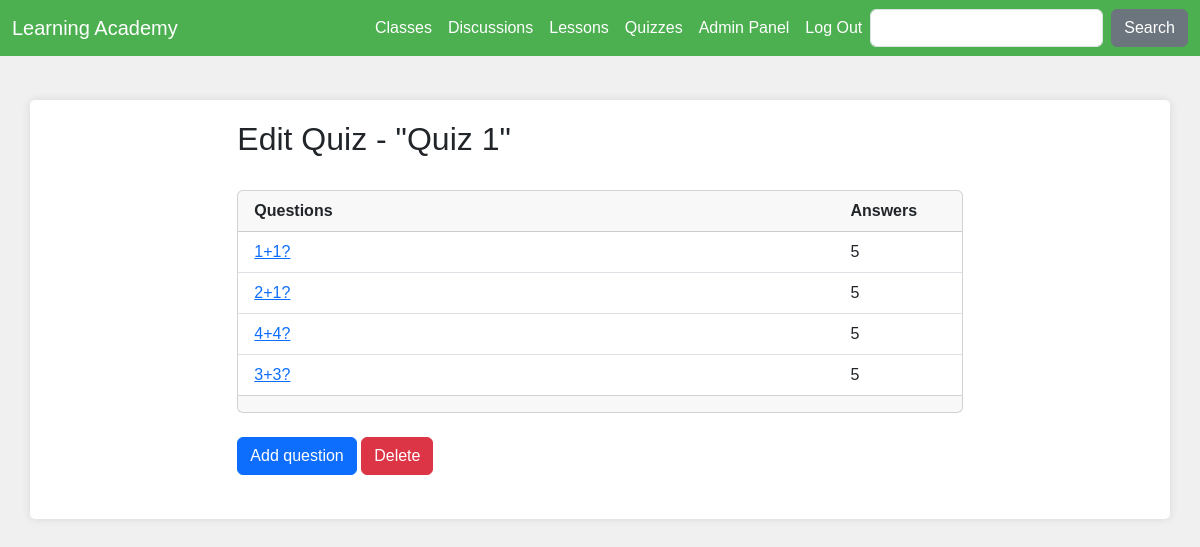
The app's page /quiz/1/ (signed in) with its own data.
### learn/models.py (models this page shows, shortened)
class Quiz(models.Model):
    subject = models.ForeignKey(Subject, on_delete=models.CASCADE)
    owner = models.ForeignKey(User, on_delete=models.CASCADE, related_name='quizzes')
    name = models.CharField(max_length=255)
    weight = models.DecimalField(max_digits=5, decimal_places=2, default=1.00)  # Default weight is 1

class Question(models.Model):
    quiz = models.ForeignKey(Quiz, on_delete=models.CASCADE, related_name='questions')
    text = models.CharField('Question', max_length=255)

### learn/views.py (the view, shortened to what this page needs)
# urls.py: path('quiz/<int:pk>/', QuizUpdateView.as_view(), name='edit_quiz'),
class QuizUpdateView(UpdateView):
    model = Quiz
    fields = ('name', )
    context_object_name = 'quiz'
    template_name = 'edit_quiz.html'
    def get_context_data(self, **kwargs):
        kwargs['questions'] = self.get_object().questions.annotate(answers_count=Count('answers'))
        return super().get_context_data(**kwargs)
    def get_queryset(self):
        return self.request.user.quizzes.all()

### learn/templates/edit_quiz.html (shortened to what this page needs)
{% extends 'base.html' %}
{% block content %}
  <div class="row justify-content-center">
    <div class="col-md-8">
      <h2 class="mb-3">
        Edit Quiz - "{{ quiz.name }}"
      </h2>
      <div class="card">
        <div class="card-header">
          <div class="row">
            <div class="col-10">
              <strong>Questions</strong>
            </div>
            <div class="col-2">
              <strong>Answers</strong>
            </div>
          </div>
        </div>
        <div class="list-group list-group-flush list-group-formset">
          {% for question in questions %}
            <div class="list-group-item">
              <div class="row">
                <div class="col-10">
                  <a href="{% url 'question_change' quiz.pk question.pk %}">{{ question.text }}</a>
                </div>
                <div class="col-2">
                  {{ question.answers_count }}
                </div>
              </div>
            </div>
          {% empty %}
            <div class="list-group-item text-center">
              <p class="text-muted font-italic mb-0">You haven't added any questions yet.</p>
            </div>
          {% endfor %}
        </div>
        <div class="card-footer">
        </div>
      </div>
      <br/>
      <a href="{% url 'question_add' quiz.pk %}" class="btn btn-primary btn">Add question</a>
      <a href="{% url 'quiz_delete' quiz.pk %}" class="btn btn-danger float-right">Delete</a>
      <br/>
      <br/>
    </div>
  </div>
{% endblock %}

### learn/templates/base.html (style rules this page uses)
body { background-color: #f0f0f0; font-family: Arial, sans-serif; }

### records on screen
Quiz: name "Quiz 1"
Question: text "1+1?", answers_count "5"
Question: text "2+1?", answers_count "5"
Question: text "4+4?", answers_count "5"
Question: text "3+3?", answers_count "5"
